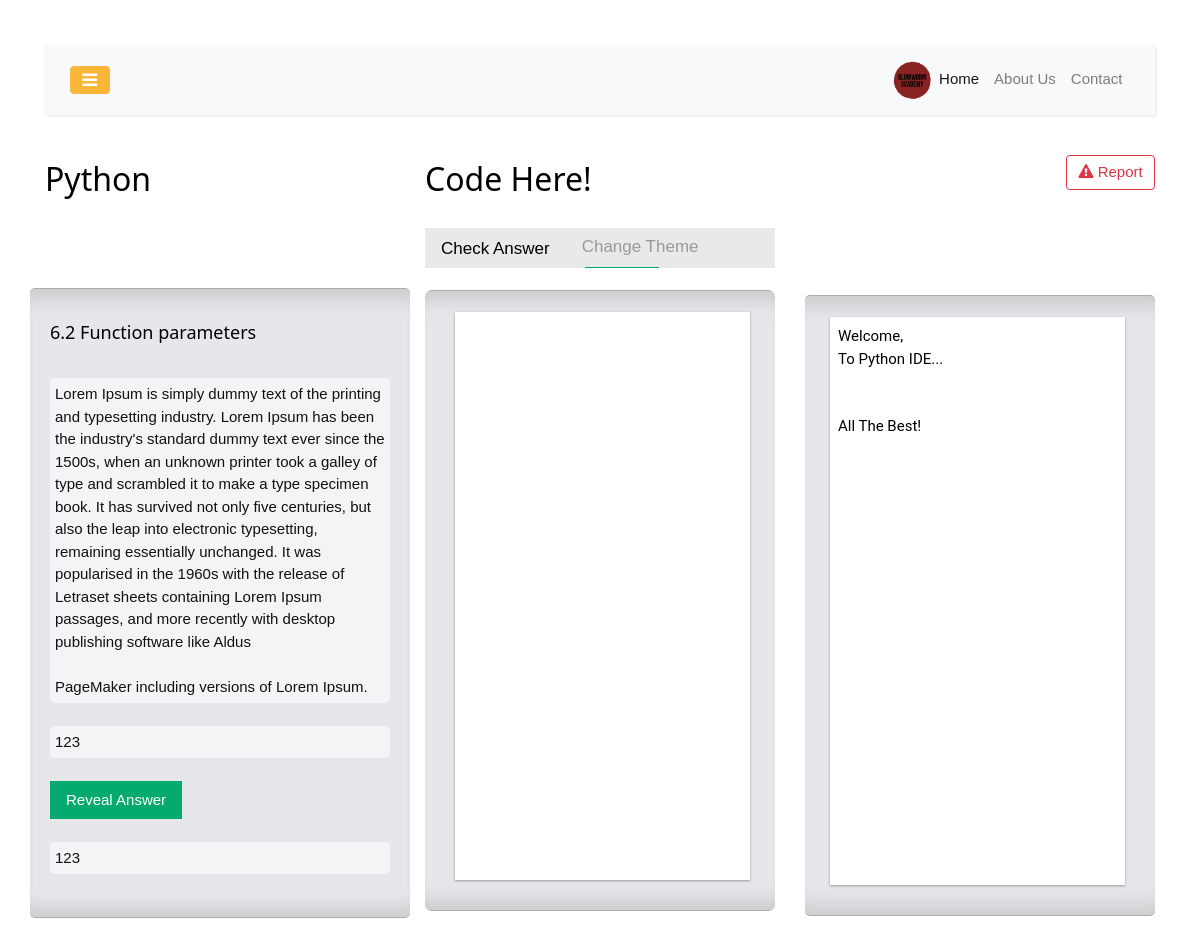
Screenshot of /python.php?id=9 (signed in) with the database file from the repository.
### tables this page shows
CREATE TABLE `courses` (
  `id` int(11) NOT NULL,
  `course_topic` text NOT NULL,
  `course_category` text NOT NULL,
  `course_data` text NOT NULL,
  `course_color` text NOT NULL,
  `hints` text NOT NULL,
  `answer` text NOT NULL
);

### python.php (the view, shortened to what this page needs)
<!doctype html>
<?php include_once("database/phpmyadmin/connection.php"); ?>
<html lang="en">
<head>
  <link href="https://cdn.jsdelivr.net/npm/bootstrap@5.0.0-alpha1/dist/css/bootstrap.min.css" rel="stylesheet">
  <link rel="stylesheet" href="https://stackpath.bootstrapcdn.com/font-awesome/4.7.0/css/font-awesome.min.css">
  <link rel="stylesheet" href="css/css/style.css">
  <link rel="stylesheet" href="css/w3schools26.css">
  <link rel="stylesheet" href="css/codemirror.css">
  <link rel="stylesheet" href="css/ide.css">
</head>
<body>
  <div id="content" class="p-4 p-md-5">
    <nav class="navbar navbar-expand-lg navbar-light bg-light">
      <div class="container-fluid">
        <button type="button" id="sidebarCollapse" class="btn btn-primary">
          <i class="fa fa-bars"></i>
        </button>
        <div class="collapse navbar-collapse" id="navbarSupportedContent">
          <ul class="nav navbar-nav ml-auto">
            <li class="nav-item active">
              <img src="images/main.png" width="40px">
            </li>
            <li class="nav-item active">
              <a class="nav-link" href="index.php">Home</a>
            </li>
            <li class="nav-item">
              <a class="nav-link" href="about.php">About Us</a>
            </li>
            <li class="nav-item">
              <a class="nav-link" href="contact.php">Contact</a>
            </li>
          </ul>
        </div>
      </div>
    </nav>
    <?php
    $course_int = "Welcome, $user<br> To Python IDE... <br><br><br> All The Best!<br>";
    $id = $_GET['id'];
    $query = "SELECT * from courses Where id = '$id'";
    $result = mysqli_query($conn, $query);
    while ($rows = mysqli_fetch_assoc($result)) {
      $course_topic = $rows['course_topic'];
      $course_category = $rows['course_category'];
      $course_data = $rows['course_data'];
      $hints = $rows['hints'];
    }
    ?>
    <div class="row mt-12">
      <h2 class="col-md-4" id="head"><?php echo $course_category; ?></h2>
      <h2 class="col-md-4" id="subhead">Code Here!</h2>
      <div class="col-md-4"><a href="report.php" target="_blank"><button type="button" onclick="showAlert()" class="btn btn-outline-danger float-right"><i class="fa fa-exclamation-triangle" aria-hidden="true"></i> Report</button></a></div>
    </div>
    <div class="row mt-3">
      <div class="col-md-4" id="collums" style="margin-top :60px;">
        <h5 id="course_topic" style="white-space: -moz-pre-wrap; /* Firefox */
white-space: -pre-wrap; /* ancient Opera */
white-space: -o-pre-wrap; /* newer Opera */
white-space: pre-wrap; /* Chrome; W3C standard */
word-wrap: break-word; /* IE */"><?php echo $course_topic; ?></h5><br>
        <div id="course_data"  style="white-space: -moz-pre-wrap; /* Firefox */
white-space: -pre-wrap; /* ancient Opera */
white-space: -o-pre-wrap; /* newer Opera */
white-space: pre-wrap; /* Chrome; W3C standard */
word-wrap: break-word; /* IE */"><?php echo $course_data; ?></div><br>
        <div id="hint"  style="white-space: -moz-pre-wrap; /* Firefox */
white-space: -pre-wrap; /* ancient Opera */
white-space: -o-pre-wrap; /* newer Opera */
white-space: pre-wrap; /* Chrome; W3C standard */
word-wrap: break-word; /* IE */"><?php echo $hints; ?></div><br>
<button class="w3-button w3-bar-item ws-green w3-hover-white">Reveal Answer</button><br><br>
<div id="hint"  style="white-space: -moz-pre-wrap; /* Firefox */
white-space: -pre-wrap; /* ancient Opera */
white-space: -o-pre-wrap; /* newer Opera */
white-space: pre-wrap; /* Chrome; W3C standard */
word-wrap: break-word; /* IE */"><?php echo $hints; ?></div><br>
      </div>
      <div class="col-md-4" id="trytopnavbar">
        <div class="trytopnav">
          <div class="w3-bar" style="overflow:auto">
            <?php
            $id_check = "SELECT student_id, course_id FROM match_id WHERE course_id='$id' AND student_id='$user_id'";
            $result = mysqli_query($conn, $id_check);
            $result_check = mysqli_num_rows($result);
            if ($result_check == 0) {
            ?>
              <input type="submit" value="Check Answer" name="checkanswer" class="w3-button w3-bar-item" style="font-size:17px;">
            <?php
            }
            ?>
            <button class="w3-bar-item w3-button" onclick="retheme()" title="Change Theme" style="font-size:17px; margin-top:-2px;" title="Change Theme">Change Theme</button>
          </div>
        </div>
        <a href="javascript:void(0)" id="dragbar"></a>
        <div id="container" style=" border-radius: 7px;">
          <div id="textareacontainer">
            <div id="textarea">
              <div id="textareawrapper">
                <form action="python.php?id=<?php echo $id; ?>" method="POST" name="substance">
                </form>
              </div>
            </div>
          </div>
        </div>
      </div>
      <div class="col-md-4" id="iframecontainerbox"><br><br><br>
        <div id="iframecontainer">
          <div id="iframe">
            <div id="iframewrapper">
              <div id="iframeResult" style="white-space:nowrap;overflow:auto;"><?php echo $course_int; ?>
              </div>
            </div>
          </div>
        </div>
      </div>
    </div>
</body>
</html>

### css/w3schools26.css (style rules this page uses)
*,*:before,*:after { box-sizing:inherit }
html { -ms-text-size-adjust:100%;-webkit-text-size-adjust:100% }
body { margin:0 }
article,aside,details,figcaption,figure,footer,header,main,menu,nav,section { display:block }
a { background-color:transparent }
img { border-style:none }
button,input,select,textarea,optgroup { font:inherit;margin:0 }
button,input { overflow:visible }
button,select { text-transform:none }
button,[type=button],[type=reset],[type=submit] { -webkit-appearance:button }
html,body { font-family:Verdana,sans-serif;font-size:15px;line-height:1.5 }
html { overflow-x:hidden }
h2 { font-size:30px }
h5 { font-size:18px }
h1,h2,h3,h4,h5,h6 { font-family:"Segoe UI",Arial,sans-serif;font-weight:400;margin:10px 0 }
img { vertical-align:middle }
a { color:inherit }
.w3-btn,.w3-button { border:none;display:inline-block;padding:8px 16px;vertical-align:middle;overflow:hidden;text-decoration:none;color:inherit;background-color:inherit;text-align:center;cursor:pointer;white-space:nowrap }
.w3-btn,.w3-button { -webkit-touch-callout:none;-webkit-user-select:none;-khtml-user-select:none;-moz-user-select:none;-ms-user-select:none;user-select:none }
.w3-bar { width:100%;overflow:hidden }
.w3-bar .w3-bar-item { padding:8px 16px;float:left;width:auto;border:none;display:block;outline:0 }
.w3-bar .w3-button { white-space:normal }
.w3-container:after,.w3-container:before,.w3-panel:after,.w3-panel:before,.w3-row:after,.w3-row:before,.w3-row-padding:after,.w3-row-padding:before, .w3-cell-row:before,.w3-cell-row:after,.w3-clear:after,.w3-clear:before,.w3-bar:before,.w3-bar:after { content:"";display:table;clear:both }
#nav_tutorials a:focus,#nav_references a:focus,#nav_exercises a:focus,,#nav_examples a:focus { color: #000; background-color: #ccc; }
.fa { display:inline-block; font:normal normal normal 14px/1 fontawesome; font-size:inherit; text-rendering:auto; -webkit-font-smoothing:antialiased; -moz-osx-font-smoothing:grayscale; transform:translate(0, 0); }
h2 { font-size: 32px; }
.ws-green { background-color:#04AA6D!important; color: white!important; }

### css/ide.css (style rules this page uses)
* { -webkit-box-sizing: border-box; -moz-box-sizing: border-box; box-sizing: border-box; }
body { color:#000000; margin:0px; font-size:100%; }
.trytopnav { height:40px; overflow:hidden; width:100%; background-color:#E7E9EB; }
.trytopnav a,.trytopnav button { color:#999999; }
#dragbar { cursor: col-resize; z-index:3; padding:5px; }
#container { background-color:#E7E9EB; width:100%; overflow:auto; bottom:0; height:auto; }
#textareacontainer, #iframecontainer { float:left; height:90%; width:100%; font-family:"Helvetica", sans-serif; background: #E5E7EB; color: #111; padding: 20px; border-top: 1px solid #ababab; border-bottom: 1px solid #ababab; border-radius: 7px; -moz-border-radius: 5px; -webkit-border-radius: 5px; box-shadow: inset 0px 25px 18px -15px #CCC, inset 0px -25px 18px -15px #CCC; }
#textarea, #iframe { height:100%; width:100%; padding-bottom:10px; padding-top:1px; }
#textarea { padding-left:10px; padding-right:5px; }
#iframe { padding-left:5px; padding-right:10px; color:#ffffff; font-family: consolas,"courier new",monospace; }
#textareawrapper { width:100%; height:100%; background-color: #ffffff; position:relative; box-shadow:0 1px 3px rgba(0,0,0,0.12), 0 1px 2px rgba(0,0,0,0.24); }
#iframewrapper { width:100%; height:100%; -webkit-overflow-scrolling: touch; background-color: #ffffff; box-shadow:0 1px 3px rgba(0,0,0,0.12), 0 1px 2px rgba(0,0,0,0.24); color:#ffffff; font-family: consolas,"courier new",monospace; }
#iframeResult, #iframeSource { background-color: #ffffff; color:#000000; font-family: roboto,"courier new",monospace!important; height:100%; width:100%; padding:8px; }
#course_data, #hint { background-color: #F3F4F6; border-radius: 5px; padding: 5px; }
.fa { display:inline-block; font:normal normal normal 14px/1 FontAwesome; font-size:inherit; text-rendering:auto; -webkit-font-smoothing:antialiased; -moz-osx-font-smoothing:grayscale; transform:translate(0,0); }

### python.php (style rules this page uses)
#collums { -ms-overflow-style: none; scrollbar-width: none; }
#collums { overflow-y: scroll; font-family: "Helvetica", sans-serif; background: #E5E7EB; color: #111; padding: 20px; border-top: 1px solid #ababab; border-bottom: 1px solid #ababab; border-radius: 5px; -moz-border-radius: 5px; -webkit-border-radius: 5px; box-shadow: inset 0px 25px 18px -15px #CCC, inset 0px -25px 18px -15px #CCC; }

### rows the page displays
courses: course_category "Python", course_topic "6.2 Function parameters", course_data "Lorem Ipsum is simply dummy text of the printing and typesetting industry. Lorem Ipsum has been the industry's standard dummy text ever since the 1500s, when an unknown printer took a galley of type and scrambled it to make a type specimen book. It has survived not only five centuries, but also the leap into electronic typesetting, remaining essentially unchanged. It was popularised in the 1960s with the release of Letraset sheets containing Lorem Ipsum passages, and more recently with desktop publishing software like Aldus PageMaker including versions of Lorem Ipsum.", hints "123"
